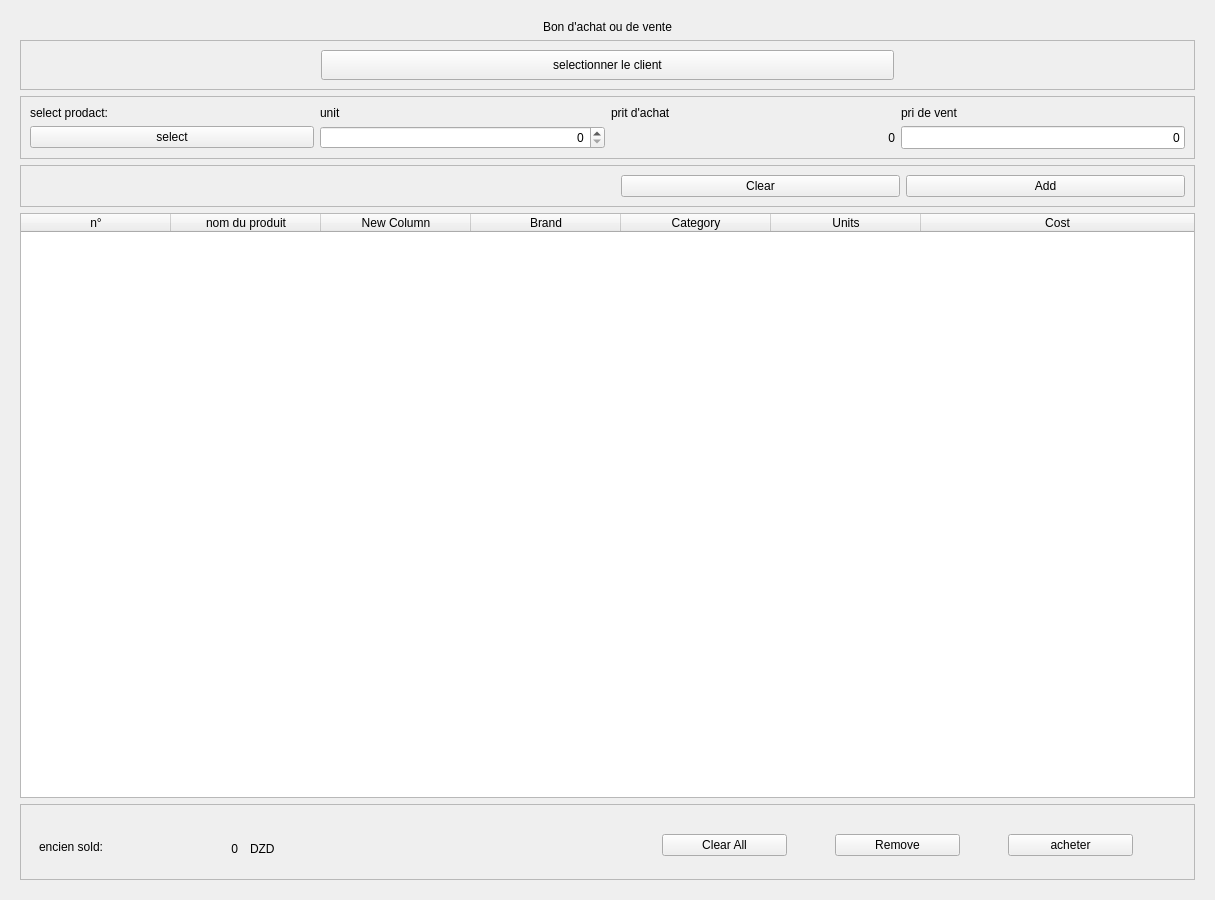
<?xml version="1.0" encoding="UTF-8"?>
<ui version="4.0">
 <class>Form</class>
 <widget class="QWidget" name="Form">
  <property name="windowModality">
   <enum>Qt::ApplicationModal</enum>
  </property>
  <property name="geometry">
   <rect>
    <x>0</x>
    <y>0</y>
    <width>1215</width>
    <height>900</height>
   </rect>
  </property>
  <property name="mouseTracking">
   <bool>true</bool>
  </property>
  <property name="windowTitle">
   <string>Form</string>
  </property>
  <property name="layoutDirection">
   <enum>Qt::LeftToRight</enum>
  </property>
  <property name="autoFillBackground">
   <bool>false</bool>
  </property>
  <layout class="QGridLayout" name="gridLayout">
   <item row="0" column="0">
    <widget class="QFrame" name="mainfraim">
     <property name="sizePolicy">
      <sizepolicy hsizetype="Expanding" vsizetype="Expanding">
       <horstretch>0</horstretch>
       <verstretch>0</verstretch>
      </sizepolicy>
     </property>
     <property name="frameShape">
      <enum>QFrame::NoFrame</enum>
     </property>
     <property name="frameShadow">
      <enum>QFrame::Plain</enum>
     </property>
     <layout class="QGridLayout" name="gridLayout_4">
      <item row="0" column="0">
       <widget class="QLabel" name="label">
        <property name="minimumSize">
         <size>
          <width>0</width>
          <height>10</height>
         </size>
        </property>
        <property name="lineWidth">
         <number>200</number>
        </property>
        <property name="midLineWidth">
         <number>200</number>
        </property>
        <property name="text">
         <string>Bon d'achat ou de vente</string>
        </property>
        <property name="alignment">
         <set>Qt::AlignCenter</set>
        </property>
       </widget>
      </item>
      <item row="1" column="0">
       <widget class="QFrame" name="selctclientframe">
        <property name="minimumSize">
         <size>
          <width>0</width>
          <height>0</height>
         </size>
        </property>
        <property name="frameShape">
         <enum>QFrame::StyledPanel</enum>
        </property>
        <property name="frameShadow">
         <enum>QFrame::Raised</enum>
        </property>
        <layout class="QGridLayout" name="gridLayout_2">
         <property name="leftMargin">
          <number>300</number>
         </property>
         <property name="rightMargin">
          <number>300</number>
         </property>
         <item row="0" column="0">
          <widget class="QPushButton" name="clientbutton">
           <property name="minimumSize">
            <size>
             <width>0</width>
             <height>30</height>
            </size>
           </property>
           <property name="text">
            <string>selectionner le client</string>
           </property>
          </widget>
         </item>
        </layout>
       </widget>
      </item>
      <item row="3" column="0">
       <widget class="QFrame" name="frame_2">
        <property name="minimumSize">
         <size>
          <width>0</width>
          <height>0</height>
         </size>
        </property>
        <property name="frameShape">
         <enum>QFrame::StyledPanel</enum>
        </property>
        <property name="frameShadow">
         <enum>QFrame::Raised</enum>
        </property>
        <layout class="QHBoxLayout" name="horizontalLayout">
         <property name="leftMargin">
          <number>600</number>
         </property>
         <item>
          <widget class="QPushButton" name="pushButton_3">
           <property name="text">
            <string>Clear</string>
           </property>
          </widget>
         </item>
         <item>
          <widget class="QPushButton" name="pushButton_2">
           <property name="text">
            <string>Add</string>
           </property>
          </widget>
         </item>
        </layout>
       </widget>
      </item>
      <item row="2" column="0">
       <widget class="QFrame" name="frame">
        <property name="sizePolicy">
         <sizepolicy hsizetype="Preferred" vsizetype="Preferred">
          <horstretch>0</horstretch>
          <verstretch>0</verstretch>
         </sizepolicy>
        </property>
        <property name="minimumSize">
         <size>
          <width>0</width>
          <height>0</height>
         </size>
        </property>
        <property name="frameShape">
         <enum>QFrame::StyledPanel</enum>
        </property>
        <property name="frameShadow">
         <enum>QFrame::Raised</enum>
        </property>
        <layout class="QGridLayout" name="gridLayout_3">
         <item row="1" column="3">
          <widget class="QLineEdit" name="pritdeventetext">
           <property name="sizePolicy">
            <sizepolicy hsizetype="Preferred" vsizetype="Preferred">
             <horstretch>0</horstretch>
             <verstretch>0</verstretch>
            </sizepolicy>
           </property>
           <property name="text">
            <string>0</string>
           </property>
           <property name="alignment">
            <set>Qt::AlignRight|Qt::AlignTrailing|Qt::AlignVCenter</set>
           </property>
          </widget>
         </item>
         <item row="1" column="0">
          <widget class="QPushButton" name="productbutton">
           <property name="text">
            <string>select</string>
           </property>
          </widget>
         </item>
         <item row="0" column="3">
          <widget class="QLabel" name="label_5">
           <property name="text">
            <string>pri de vent</string>
           </property>
          </widget>
         </item>
         <item row="0" column="1">
          <widget class="QLabel" name="label_3">
           <property name="text">
            <string>unit</string>
           </property>
          </widget>
         </item>
         <item row="0" column="0">
          <widget class="QLabel" name="label_2">
           <property name="text">
            <string>select prodact:</string>
           </property>
          </widget>
         </item>
         <item row="0" column="2">
          <widget class="QLabel" name="label_4">
           <property name="text">
            <string>prit d'achat</string>
           </property>
          </widget>
         </item>
         <item row="1" column="2">
          <widget class="QLabel" name="pritdachattext">
           <property name="text">
            <string>0</string>
           </property>
           <property name="alignment">
            <set>Qt::AlignRight|Qt::AlignTrailing|Qt::AlignVCenter</set>
           </property>
          </widget>
         </item>
         <item row="1" column="1">
          <widget class="QSpinBox" name="unitnumber">
           <property name="alignment">
            <set>Qt::AlignRight|Qt::AlignTrailing|Qt::AlignVCenter</set>
           </property>
          </widget>
         </item>
        </layout>
       </widget>
      </item>
      <item row="4" column="0">
       <widget class="QTableWidget" name="tableCart">
        <property name="sizePolicy">
         <sizepolicy hsizetype="Expanding" vsizetype="Expanding">
          <horstretch>0</horstretch>
          <verstretch>0</verstretch>
         </sizepolicy>
        </property>
        <property name="minimumSize">
         <size>
          <width>0</width>
          <height>500</height>
         </size>
        </property>
        <property name="layoutDirection">
         <enum>Qt::LeftToRight</enum>
        </property>
        <property name="autoFillBackground">
         <bool>false</bool>
        </property>
        <property name="horizontalScrollBarPolicy">
         <enum>Qt::ScrollBarAsNeeded</enum>
        </property>
        <property name="sizeAdjustPolicy">
         <enum>QAbstractScrollArea::AdjustIgnored</enum>
        </property>
        <property name="editTriggers">
         <set>QAbstractItemView::NoEditTriggers</set>
        </property>
        <property name="tabKeyNavigation">
         <bool>true</bool>
        </property>
        <property name="showDropIndicator" stdset="0">
         <bool>true</bool>
        </property>
        <property name="dragDropOverwriteMode">
         <bool>true</bool>
        </property>
        <property name="alternatingRowColors">
         <bool>true</bool>
        </property>
        <property name="selectionMode">
         <enum>QAbstractItemView::SingleSelection</enum>
        </property>
        <property name="selectionBehavior">
         <enum>QAbstractItemView::SelectRows</enum>
        </property>
        <property name="textElideMode">
         <enum>Qt::ElideMiddle</enum>
        </property>
        <property name="verticalScrollMode">
         <enum>QAbstractItemView::ScrollPerPixel</enum>
        </property>
        <property name="horizontalScrollMode">
         <enum>QAbstractItemView::ScrollPerPixel</enum>
        </property>
        <property name="showGrid">
         <bool>true</bool>
        </property>
        <property name="gridStyle">
         <enum>Qt::SolidLine</enum>
        </property>
        <property name="sortingEnabled">
         <bool>true</bool>
        </property>
        <attribute name="horizontalHeaderCascadingSectionResizes">
         <bool>false</bool>
        </attribute>
        <attribute name="horizontalHeaderDefaultSectionSize">
         <number>150</number>
        </attribute>
        <attribute name="horizontalHeaderStretchLastSection">
         <bool>true</bool>
        </attribute>
        <column>
         <property name="text">
          <string>n°</string>
         </property>
        </column>
        <column>
         <property name="text">
          <string>nom du produit</string>
         </property>
        </column>
        <column>
         <property name="text">
          <string>New Column</string>
         </property>
        </column>
        <column>
         <property name="text">
          <string>Brand</string>
         </property>
        </column>
        <column>
         <property name="text">
          <string>Category</string>
         </property>
        </column>
        <column>
         <property name="text">
          <string>Units</string>
         </property>
        </column>
        <column>
         <property name="text">
          <string>Cost</string>
         </property>
        </column>
       </widget>
      </item>
      <item row="5" column="0">
       <widget class="QFrame" name="frame_3">
        <property name="minimumSize">
         <size>
          <width>0</width>
          <height>0</height>
         </size>
        </property>
        <property name="frameShape">
         <enum>QFrame::StyledPanel</enum>
        </property>
        <property name="frameShadow">
         <enum>QFrame::Raised</enum>
        </property>
        <layout class="QGridLayout" name="gridLayout_5">
         <item row="2" column="0">
          <widget class="QFrame" name="frameSold">
           <property name="minimumSize">
            <size>
             <width>0</width>
             <height>0</height>
            </size>
           </property>
           <property name="maximumSize">
            <size>
             <width>16777215</width>
             <height>30</height>
            </size>
           </property>
           <widget class="QLabel" name="labelTotal1">
            <property name="geometry">
             <rect>
              <x>9</x>
              <y>9</y>
              <width>177</width>
              <height>16</height>
             </rect>
            </property>
            <property name="styleSheet">
             <string notr="true"/>
            </property>
            <property name="text">
             <string>encien sold:</string>
            </property>
           </widget>
           <widget class="QLabel" name="labelSold">
            <property name="geometry">
             <rect>
              <x>67</x>
              <y>9</y>
              <width>141</width>
              <height>20</height>
             </rect>
            </property>
            <property name="styleSheet">
             <string notr="true"/>
            </property>
            <property name="text">
             <string>0</string>
            </property>
            <property name="alignment">
             <set>Qt::AlignRight|Qt::AlignTrailing|Qt::AlignVCenter</set>
            </property>
           </widget>
           <widget class="QLabel" name="labelDZD">
            <property name="geometry">
             <rect>
              <x>220</x>
              <y>9</y>
              <width>331</width>
              <height>20</height>
             </rect>
            </property>
            <property name="styleSheet">
             <string notr="true"/>
            </property>
            <property name="text">
             <string>DZD</string>
            </property>
           </widget>
          </widget>
         </item>
         <item row="0" column="0">
          <widget class="QFrame" name="frameCost">
           <property name="minimumSize">
            <size>
             <width>0</width>
             <height>0</height>
            </size>
           </property>
           <property name="maximumSize">
            <size>
             <width>16777215</width>
             <height>30</height>
            </size>
           </property>
           <widget class="QLabel" name="labelCost">
            <property name="geometry">
             <rect>
              <x>69</x>
              <y>9</y>
              <width>141</width>
              <height>20</height>
             </rect>
            </property>
            <property name="sizePolicy">
             <sizepolicy hsizetype="Expanding" vsizetype="Expanding">
              <horstretch>0</horstretch>
              <verstretch>0</verstretch>
             </sizepolicy>
            </property>
            <property name="styleSheet">
             <string notr="true"/>
            </property>
            <property name="text">
             <string>0</string>
            </property>
            <property name="alignment">
             <set>Qt::AlignRight|Qt::AlignTrailing|Qt::AlignVCenter</set>
            </property>
           </widget>
           <widget class="QLabel" name="labelRs">
            <property name="geometry">
             <rect>
              <x>218</x>
              <y>9</y>
              <width>321</width>
              <height>20</height>
             </rect>
            </property>
            <property name="styleSheet">
             <string notr="true"/>
            </property>
            <property name="text">
             <string>DZD</string>
            </property>
           </widget>
           <widget class="QLabel" name="labelTotal">
            <property name="geometry">
             <rect>
              <x>9</x>
              <y>9</y>
              <width>173</width>
              <height>16</height>
             </rect>
            </property>
            <property name="styleSheet">
             <string notr="true"/>
            </property>
            <property name="text">
             <string>Total Cost :</string>
            </property>
           </widget>
          </widget>
         </item>
         <item row="2" column="1">
          <widget class="QFrame" name="frameCartButtons">
           <property name="minimumSize">
            <size>
             <width>0</width>
             <height>50</height>
            </size>
           </property>
           <property name="maximumSize">
            <size>
             <width>16777215</width>
             <height>50</height>
            </size>
           </property>
           <layout class="QHBoxLayout" name="horizontalLayout_4">
            <item>
             <widget class="QPushButton" name="buttonClearAll">
              <property name="minimumSize">
               <size>
                <width>125</width>
                <height>0</height>
               </size>
              </property>
              <property name="maximumSize">
               <size>
                <width>125</width>
                <height>16777215</height>
               </size>
              </property>
              <property name="cursor">
               <cursorShape>PointingHandCursor</cursorShape>
              </property>
              <property name="text">
               <string>Clear All</string>
              </property>
             </widget>
            </item>
            <item>
             <widget class="QPushButton" name="buttonRemove">
              <property name="minimumSize">
               <size>
                <width>125</width>
                <height>0</height>
               </size>
              </property>
              <property name="maximumSize">
               <size>
                <width>125</width>
                <height>16777215</height>
               </size>
              </property>
              <property name="cursor">
               <cursorShape>PointingHandCursor</cursorShape>
              </property>
              <property name="text">
               <string>Remove</string>
              </property>
             </widget>
            </item>
            <item>
             <widget class="QPushButton" name="buttonPurchase">
              <property name="minimumSize">
               <size>
                <width>125</width>
                <height>0</height>
               </size>
              </property>
              <property name="maximumSize">
               <size>
                <width>125</width>
                <height>16777215</height>
               </size>
              </property>
              <property name="cursor">
               <cursorShape>PointingHandCursor</cursorShape>
              </property>
              <property name="text">
               <string>acheter</string>
              </property>
             </widget>
            </item>
           </layout>
          </widget>
         </item>
        </layout>
       </widget>
      </item>
     </layout>
    </widget>
   </item>
  </layout>
 </widget>
 <resources/>
 <connections/>
</ui>
